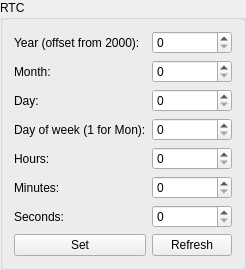
             <widget class="QGroupBox" name="RTCGroupBox">
              <property name="title">
               <string>RTC</string>
              </property>
              <layout class="QGridLayout" name="gridLayout_19">
               <item row="4" column="1">
                <widget class="QSpinBox" name="SatelliteConfig_RTC_Hours_SpinBox"/>
               </item>
               <item row="1" column="0">
                <widget class="QLabel" name="label_23">
                 <property name="text">
                  <string>Month:</string>
                 </property>
                </widget>
               </item>
               <item row="4" column="0">
                <widget class="QLabel" name="label_26">
                 <property name="text">
                  <string>Hours:</string>
                 </property>
                </widget>
               </item>
               <item row="0" column="1">
                <widget class="QSpinBox" name="SatelliteConfig_RTC_Year_SpinBox"/>
               </item>
               <item row="6" column="1">
                <widget class="QSpinBox" name="SatelliteConfig_RTC_Seconds_SpinBox"/>
               </item>
               <item row="2" column="0">
                <widget class="QLabel" name="label_24">
                 <property name="text">
                  <string>Day:</string>
                 </property>
                </widget>
               </item>
               <item row="2" column="1">
                <widget class="QSpinBox" name="SatelliteConfig_RTC_Day_SpinBox"/>
               </item>
               <item row="3" column="1">
                <widget class="QSpinBox" name="SatelliteConfig_RTC_DoW_SpinBox"/>
               </item>
               <item row="3" column="0">
                <widget class="QLabel" name="label_25">
                 <property name="text">
                  <string>Day of week (1 for Mon):</string>
                 </property>
                </widget>
               </item>
               <item row="0" column="0">
                <widget class="QLabel" name="label_22">
                 <property name="text">
                  <string>Year (offset from 2000):</string>
                 </property>
                </widget>
               </item>
               <item row="6" column="0">
                <widget class="QLabel" name="label_28">
                 <property name="text">
                  <string>Seconds:</string>
                 </property>
                </widget>
               </item>
               <item row="1" column="1">
                <widget class="QSpinBox" name="SatelliteConfig_RTC_Month_SpinBox"/>
               </item>
               <item row="5" column="0">
                <widget class="QLabel" name="label_27">
                 <property name="text">
                  <string>Minutes:</string>
                 </property>
                </widget>
               </item>
               <item row="5" column="1">
                <widget class="QSpinBox" name="SatelliteConfig_RTC_Minutes_SpinBox"/>
               </item>
               <item row="7" column="0">
                <widget class="QPushButton" name="SatelliteConfig_RTC_Set_Button">
                 <property name="text">
                  <string>Set</string>
                 </property>
                </widget>
               </item>
               <item row="7" column="1">
                <widget class="QPushButton" name="SatelliteConfig_RTC_Refresh_Button">
                 <property name="text">
                  <string>Refresh</string>
                 </property>
                </widget>
               </item>
              </layout>
             </widget>
